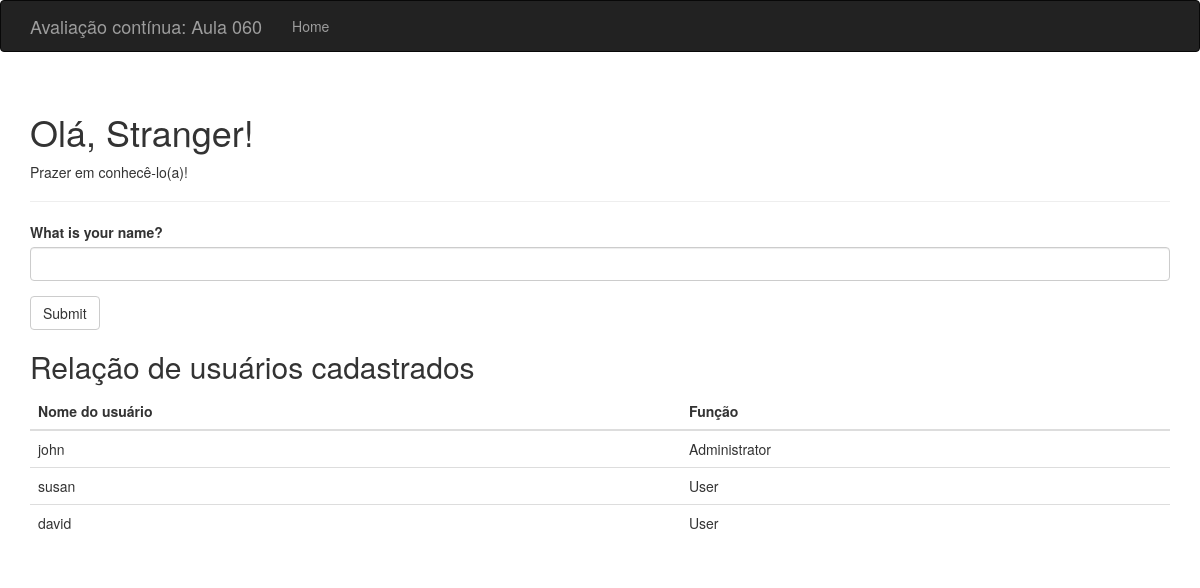
Before: / with the older database file.
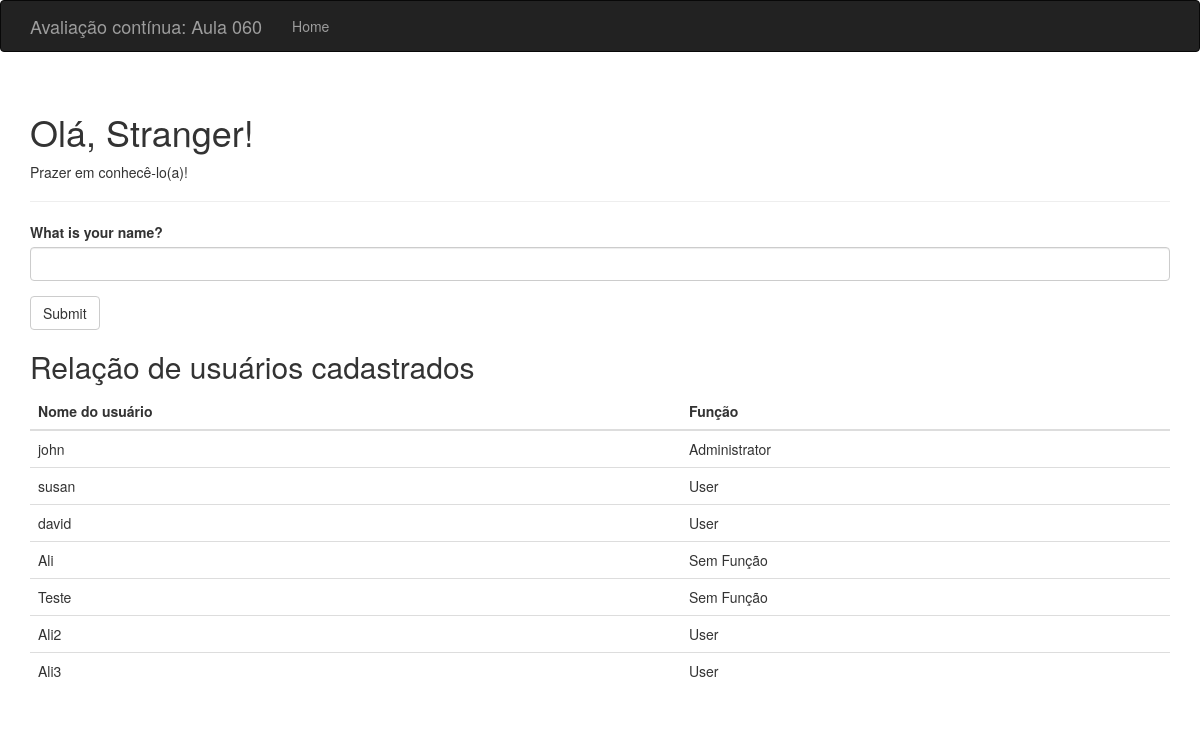
After: the same page with the newer database file.
### hello.py (models this page shows, shortened)
class User(db.Model):
    __tablename__ = 'users'
    id = db.Column(db.Integer, primary_key=True)
    username = db.Column(db.String(64), unique=True, index=True)
    role_id = db.Column(db.Integer, db.ForeignKey('roles.id'))

class Role(db.Model):
    __tablename__ = 'roles'
    id = db.Column(db.Integer, primary_key=True)
    name = db.Column(db.String(64), unique=True)
    users = db.relationship('User', backref='role', lazy='dynamic')

### hello.py (the view, shortened to what this page needs)
@app.route('/', methods=['GET', 'POST'])
def index():
    form = NameForm()
    users = User.query.all()
    return render_template('index.html',
                           form=form,
                           name=session.get('name'),
                           known=session.get('known', False),
                           users=users)

### hello.py
class NameForm(FlaskForm):
    name = StringField('What is your name?', validators=[DataRequired()])
    submit = SubmitField('Submit')

### templates/index.html (shortened to what this page needs)
{% extends "base.html" %}
{% import "bootstrap/wtf.html" as wtf %}
{% block page_content %}
<div class="page-header">
    <h1>Olá, {% if name %}{{ name }}{% else %}Stranger{% endif %}!</h1>
    {% if not known %}
    <p>Prazer em conhecê-lo(a)!</p>
    {% else %}
    <p>Feliz em vê-lo(a) novamente!</p>
    {% endif %}
</div>
{{ wtf.quick_form(form) }}
<h2>Relação de usuários cadastrados</h2>
<table class="table">
    <thead>
        <tr>
            <th>Nome do usuário</th>
            <th>Função</th>
        </tr>
    </thead>
    <tbody>
        {% for user in users %}
        <tr>
            <td>{{ user.username }}</td>
            <td>{{ user.role.name if user.role else 'Sem Função' }}</td>
        </tr>
        {% endfor %}
    </tbody>
</table>
{% endblock %}

### templates/base.html (shortened to what this page needs)
{% extends "bootstrap/base.html" %}
{% block head %}
{{ super() }}
{% endblock %}
{% block navbar %}
<div class="navbar navbar-inverse" role="navigation">
    <div class="container">
        <div class="navbar-header">
            <a class="navbar-brand" href="/">Avaliação contínua: Aula 060</a>
        </div>
        <div class="navbar-collapse collapse">
            <ul class="nav navbar-nav">
                <li><a href="/">Home</a></li>
            </ul>
        </div>
    </div>
</div>
{% endblock %}
{% block content %}
<div class="container">
    {% block page_content %}{% endblock %}
</div>
{% endblock %}

Changed rows visible on the page:
added User: username "Ali", role "Sem Função"
added User: username "Teste", role "Sem Função"
added User: username "Ali2", role "User"
added User: username "Ali3", role "User"
